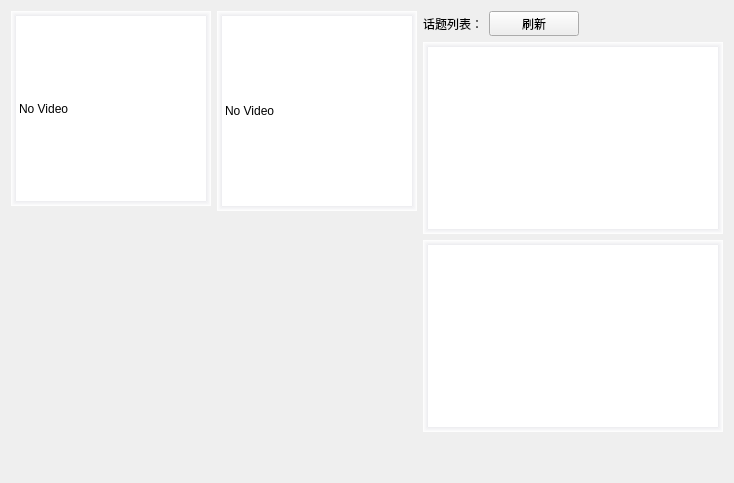
            <widget class="QWidget" name="page_5">
             <layout class="QVBoxLayout" name="verticalLayout_4">
              <item>
               <layout class="QHBoxLayout" name="horizontalLayout_17">
                <item>
                 <layout class="QHBoxLayout" name="horizontalLayout_16">
                  <item>
                   <layout class="QVBoxLayout" name="verticalLayout_11">
                    <item>
                     <widget class="QLabel" name="label_video2">
                      <property name="minimumSize">
                       <size>
                        <width>200</width>
                        <height>195</height>
                       </size>
                      </property>
                      <property name="maximumSize">
                       <size>
                        <width>200</width>
                        <height>200</height>
                       </size>
                      </property>
                      <property name="styleSheet">
                       <string notr="true">QLabel{
border-top: 5px solid qlineargradient(y0:0, y1:1,stop: 0 #ececef, stop: 1 white);
border-left: 5px solid qlineargradient(x0:0, x1:1,stop: 0 #ececef, stop: 1 white);
 border-bottom: 5px solid qlineargradient(y0:0, y1:1,stop: 0 white, stop: 1  #ececef);
border-right: 5px solid qlineargradient(x0:0, x1:1,stop:  0 white, stop: 1 #ececef);
background-color: rgb(255,255,255);
}
</string>
                      </property>
                      <property name="text">
                       <string>No Video</string>
                      </property>
                     </widget>
                    </item>
                    <item>
                     <spacer name="verticalSpacer">
                      <property name="orientation">
                       <enum>Qt::Vertical</enum>
                      </property>
                      <property name="sizeHint" stdset="0">
                       <size>
                        <width>20</width>
                        <height>40</height>
                       </size>
                      </property>
                     </spacer>
                    </item>
                   </layout>
                  </item>
                  <item>
                   <layout class="QVBoxLayout" name="verticalLayout_19">
                    <item>
                     <widget class="QLabel" name="label_video3">
                      <property name="minimumSize">
                       <size>
                        <width>200</width>
                        <height>200</height>
                       </size>
                      </property>
                      <property name="maximumSize">
                       <size>
                        <width>200</width>
                        <height>200</height>
                       </size>
                      </property>
                      <property name="styleSheet">
                       <string notr="true">QLabel{
border-top: 5px solid qlineargradient(y0:0, y1:1,stop: 0 #ececef, stop: 1 white);
border-left: 5px solid qlineargradient(x0:0, x1:1,stop: 0 #ececef, stop: 1 white);
 border-bottom: 5px solid qlineargradient(y0:0, y1:1,stop: 0 white, stop: 1  #ececef);
border-right: 5px solid qlineargradient(x0:0, x1:1,stop:  0 white, stop: 1 #ececef);
background-color: rgb(255,255,255);
}
</string>
                      </property>
                      <property name="text">
                       <string>No Video</string>
                      </property>
                     </widget>
                    </item>
                    <item>
                     <spacer name="verticalSpacer_2">
                      <property name="orientation">
                       <enum>Qt::Vertical</enum>
                      </property>
                      <property name="sizeHint" stdset="0">
                       <size>
                        <width>20</width>
                        <height>40</height>
                       </size>
                      </property>
                     </spacer>
                    </item>
                   </layout>
                  </item>
                  <item>
                   <layout class="QVBoxLayout" name="verticalLayout_20">
                    <item>
                     <layout class="QHBoxLayout" name="horizontalLayout_15">
                      <item>
                       <widget class="QLabel" name="label_29">
                        <property name="maximumSize">
                         <size>
                          <width>90</width>
                          <height>30</height>
                         </size>
                        </property>
                        <property name="text">
                         <string>话题列表：</string>
                        </property>
                       </widget>
                      </item>
                      <item>
                       <widget class="QPushButton" name="refreash_topic_btn">
                        <property name="minimumSize">
                         <size>
                          <width>90</width>
                          <height>25</height>
                         </size>
                        </property>
                        <property name="maximumSize">
                         <size>
                          <width>90</width>
                          <height>25</height>
                         </size>
                        </property>
                        <property name="cursor">
                         <cursorShape>ArrowCursor</cursorShape>
                        </property>
                        <property name="styleSheet">
                         <string notr="true"/>
                        </property>
                        <property name="text">
                         <string>刷新</string>
                        </property>
                        <property name="icon">
                         <iconset>
                          <normaloff>:/images/refreash.png</normaloff>:/images/refreash.png</iconset>
                        </property>
                       </widget>
                      </item>
                      <item>
                       <spacer name="horizontalSpacer_4">
                        <property name="orientation">
                         <enum>Qt::Horizontal</enum>
                        </property>
                        <property name="sizeHint" stdset="0">
                         <size>
                          <width>40</width>
                          <height>20</height>
                         </size>
                        </property>
                       </spacer>
                      </item>
                     </layout>
                    </item>
                    <item>
                     <widget class="QListWidget" name="topic_listWidget">
                      <property name="styleSheet">
                       <string notr="true">QListWidget{
border-top: 5px solid qlineargradient(y0:0, y1:1,stop: 0 #ececef, stop: 1 white);
border-left: 5px solid qlineargradient(x0:0, x1:1,stop: 0 #ececef, stop: 1 white);
 border-bottom: 5px solid qlineargradient(y0:0, y1:1,stop: 0 white, stop: 1  #ececef);
border-right: 5px solid qlineargradient(x0:0, x1:1,stop:  0 white, stop: 1 #ececef);
background-color: rgb(255,255,255);
}
</string>
                      </property>
                     </widget>
                    </item>
                    <item>
                     <widget class="QListView" name="view_logging">
                      <property name="minimumSize">
                       <size>
                        <width>300</width>
                        <height>0</height>
                       </size>
                      </property>
                      <property name="maximumSize">
                       <size>
                        <width>12312312</width>
                        <height>12312312</height>
                       </size>
                      </property>
                      <property name="styleSheet">
                       <string notr="true">QListView{
border-top: 5px solid qlineargradient(y0:0, y1:1,stop: 0 #ececef, stop: 1 white);
border-left: 5px solid qlineargradient(x0:0, x1:1,stop: 0 #ececef, stop: 1 white);
 border-bottom: 5px solid qlineargradient(y0:0, y1:1,stop: 0 white, stop: 1  #ececef);
border-right: 5px solid qlineargradient(x0:0, x1:1,stop:  0 white, stop: 1 #ececef);
background-color: rgb(255,255,255);
}
</string>
                      </property>
                     </widget>
                    </item>
                    <item>
                     <spacer name="verticalSpacer_3">
                      <property name="orientation">
                       <enum>Qt::Vertical</enum>
                      </property>
                      <property name="sizeHint" stdset="0">
                       <size>
                        <width>20</width>
                        <height>40</height>
                       </size>
                      </property>
                     </spacer>
                    </item>
                   </layout>
                  </item>
                 </layout>
                </item>
               </layout>
              </item>
             </layout>
            </widget>
